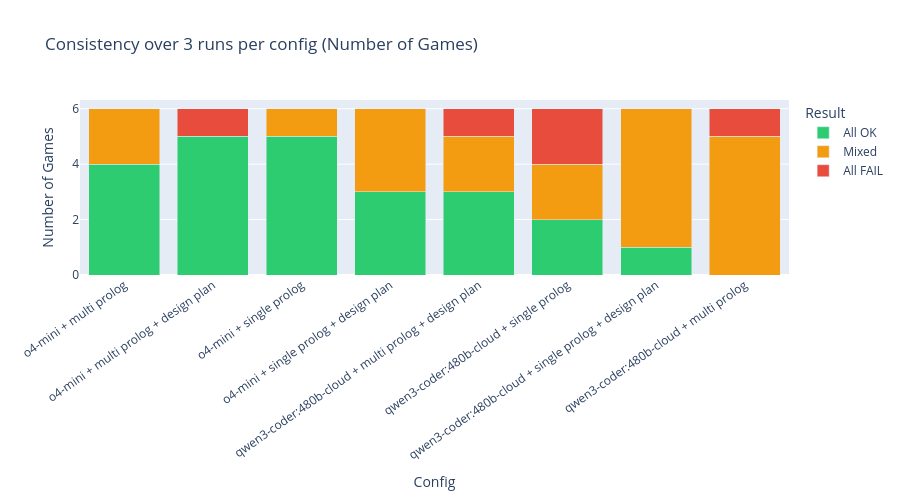

Notebook cell for this chart:
### Code cell
consistency = (
    df.groupby(["config", "game_name"])["success"]
    .agg(["sum", "count"])
    .reset_index()
)
consistency["label"] = consistency.apply(
    lambda r: "All OK" if r["sum"] == r["count"]
    else ("All FAIL" if r["sum"] == 0
    else "Mixed"), axis=1
)

dist = (
    consistency.groupby(["config", "label"])
    .size()
    .reset_index(name="count")
)

fig = px.bar(
    dist,
    x="config", y="count", color="label",
    barmode="stack",
    color_discrete_map={"All OK": "#2ecc71", "All FAIL": "#e74c3c", "Mixed": "#f39c12"},
    title="Consistency over 3 runs per config (Number of Games)",
    labels={"count": "Number of Games", "config": "Config", "label": "Result"}
)
fig.update_layout(xaxis_tickangle=-35, height=500)
fig.show()

### Figure 1 — Plotly figure (JSON) as saved in the notebook; plotly's stock layout.template omitted (floating-point values rounded to 4 significant figures)
{"data": [{"hovertemplate": "Result=All OK<br>Config=%{x}<br>Number of Games=%{y}<extra></extra>", "legendgroup": "All OK", "marker": {"color": "#2ecc71", "pattern": {"shape": ""}}, "name": "All OK", "orientation": "v", "showlegend": true, "textposition": "auto", "type": "bar", "x": ["o4-mini + multi prolog", "o4-mini + multi prolog + design plan", "o4-mini + single prolog", "o4-mini + single prolog + design plan", "qwen3-coder:480b-cloud + multi prolog + design plan", "qwen3-coder:480b-cloud + single prolog", "qwen3-coder:480b-cloud + single prolog + design plan"], "xaxis": "x", "y": [4, 5, 5, 3, 3, 2, 1], "yaxis": "y"}, {"hovertemplate": "Result=Mixed<br>Config=%{x}<br>Number of Games=%{y}<extra></extra>", "legendgroup": "Mixed", "marker": {"color": "#f39c12", "pattern": {"shape": ""}}, "name": "Mixed", "orientation": "v", "showlegend": true, "textposition": "auto", "type": "bar", "x": ["o4-mini + multi prolog", "o4-mini + single prolog", "o4-mini + single prolog + design plan", "qwen3-coder:480b-cloud + multi prolog", "qwen3-coder:480b-cloud + multi prolog + design plan", "qwen3-coder:480b-cloud + single prolog", "qwen3-coder:480b-cloud + single prolog + design plan"], "xaxis": "x", "y": [2, 1, 3, 5, 2, 2, 5], "yaxis": "y"}, {"hovertemplate": "Result=All FAIL<br>Config=%{x}<br>Number of Games=%{y}<extra></extra>", "legendgroup": "All FAIL", "marker": {"color": "#e74c3c", "pattern": {"shape": ""}}, "name": "All FAIL", "orientation": "v", "showlegend": true, "textposition": "auto", "type": "bar", "x": ["o4-mini + multi prolog + design plan", "qwen3-coder:480b-cloud + multi prolog", "qwen3-coder:480b-cloud + multi prolog + design plan", "qwen3-coder:480b-cloud + single prolog"], "xaxis": "x", "y": [1, 1, 1, 2], "yaxis": "y"}], "layout": {"barmode": "stack", "height": 500, "legend": {"title": {"text": "Result"}, "tracegroupgap": 0}, "title": {"text": "Consistency over 3 runs per config (Number of Games)"}, "xaxis": {"anchor": "y", "domain": [0, 1], "tickangle": -35, "title": {"text": "Config"}}, "yaxis": {"anchor": "x", "domain": [0, 1], "title": {"text": "Number of Games"}}}}
